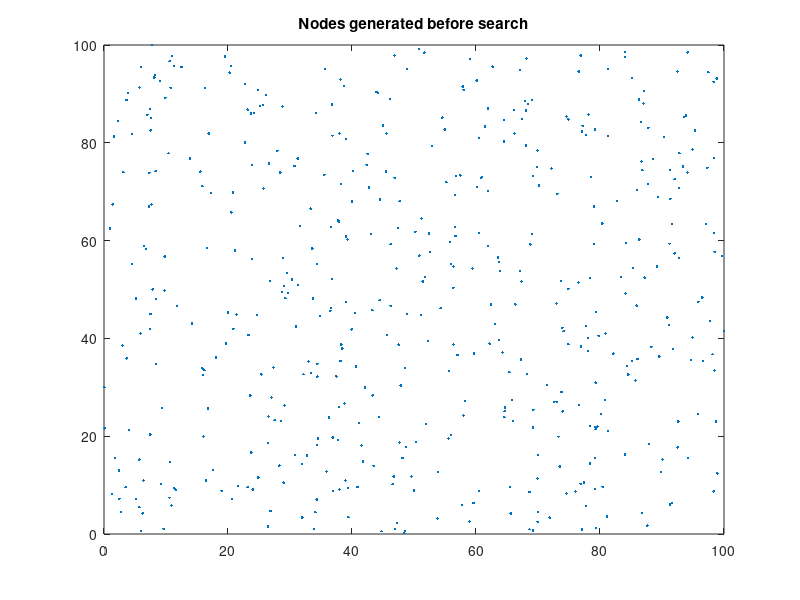

This chart was generated by the following MATLAB code: (Note: this script raises an error after producing the figure.)
tic;
clear;close;

global label
label = [];
%%%%%%%%%%%%%%%%%%%%%%%%%%%%%%%%%%%%%
disp('hi');
global domain ;
domain = [];
a = 0;
b = 100;
x_domain = (b-a).*rand(500,1) + a;
y_domain = (b-a).*rand(500,1) + a;
count = zeros(500,1);
domain = [x_domain y_domain count];
x_domain = [];
y_domain = [];
count = [];
figure
plot(domain(:,1),domain(:,2),'.')
title('Nodes generated before search');

global feasible_domain;
feasible_domain = [];
global infeasible_domain;
infeasible_domain = [];
%%%%
x = 0;%%defined first point as 0,0  which is feasible and last point as random x_2
y = 0;
x_2 = (b-a).*rand(1,1) + a;
y_2 = (b-a).*rand(1,1) + a;
figure
t = test_plot();
plot(t(:,1),t(:,2),'.y')
hold on
%%%%%%%%%%%%%%%%%%%%%%%%%%%%%%%%%%%%%%%%%%%%%%%%%%%%%
 for i =1 : 400
% while size(domain) ~= size(feasible_domain) - count 
    dist_prev =10000;
    pos = [];
    while x ~= x_2 && y ~= y_2 
        if is_feasible_point(x,y) == 1 %a dynamic step for moving from feasible previously to x,y
            feasible_domain = vertcat(feasible_domain, [x y ]) ;%cell typpe for svm
            dist_i = sqrt((domain(:,1) - x).^2 + (domain(:,2) - y).^2);
            dist_f = sqrt((domain(:,1) - x_2).^2 + (domain(:,2) - y_2).^2)  ;
            dist = dist_i+dist_f;
            count = [];
            count = 1;
            sz = size(dist);
            while sz(1) ~= count
                if is_feasible_point(domain(count,1),domain(count,2)) == 0 && dist_i(count) <= 0.3
                    %above condition dist_i < 0.3 is the IR bound for the
                    %robot
                    infeasible_domain = vertcat(infeasible_domain, [domain(count,1) domain(count,2)]);
                    dist(count) = [];
                    dist_i(count) = [];
                    dist_f(count) = [];
                    domain(count,:) = [];
                end
                count = count +1;
                sz = [];
                sz = size(dist);
            end
            [val pos] = min(dist);
            while dist_i(pos) >= 0.3 && domain(pos,1) == x && domain(pos,2) == y || domain(pos,3) == 1
%this step is very important dis_i(pos) >= dist_f(pos) suggest that the
%robt should follow nodes  such that it should be halfway from the destined
%node / it could be compensated for dist_i(pos) >= ir bound so that robot
%will only travel the visible nodes(dead reckoning)
                dist(pos) = 10000000;
                [val pos] = min(dist);
            end    
            if dist_prev > dist_f(pos)
                x = domain(pos,1);
                y = domain(pos,2);
                domain(pos,3) = 1;  
                dist_prev = dist_f(pos)
            else
                x = x_2;
                y = y_2;
                break;
            end
            dist_i = [];
            dist_f = [];
            dist = [];
            
        else
            infeasible_domain = vertcat(infeasible_domain, [x y]);
            t = is_feasible_edge(feasible_domain(end,:),[x y]);
            x = t(1);
            y = t(2);
            domain(pos,:) = [];
            break;
        end   
    end
    domain(:,3) = 0;
    x_2 = (b-a).*rand(1,1) + a;
    y_2 = (b-a).*rand(1,1) + a;
    plot(feasible_domain(:,1),feasible_domain(:,2),'.g')
    hold on
    plot(infeasible_domain(:,1),infeasible_domain(:,2),'.r')
    pause(0.01)
    hold on
 end
hold off;
%%%%%%%%%%%%%%%%%%%%%%%%%%%%%%%%%%%%%%%%%%%%%%%%%%%%%%%%%%%%%% 
dist = [];
dist_i = [];
dist_f = [];
a = [];
b = [];
i = [];
x = [];
y = [];
x_2 = [];
y_2 = [];
val = [];
dist_prev = [];
count = [];
sz = [];
%%%%%%%%%%%%%%%%%%%%%%%%%%%%%%%%%%%%%%%%%%%%%%%%%%%%%%%%%%%%%%%%%%
domain = [];
x = [];
y = [];
x_f = [];
y_f = [];
x_boundary = [];
y_boundary = [];
toc
